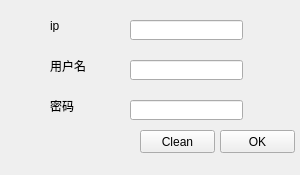
<?xml version="1.0" encoding="UTF-8"?>
<ui version="4.0">
 <class>MainWindow</class>
 <widget class="QMainWindow" name="MainWindow">
  <property name="geometry">
   <rect>
    <x>0</x>
    <y>0</y>
    <width>300</width>
    <height>175</height>
   </rect>
  </property>
  <property name="windowTitle">
   <string>signon</string>
  </property>
  <widget class="QWidget" name="centralwidget">
   <widget class="QLabel" name="label">
    <property name="geometry">
     <rect>
      <x>50</x>
      <y>20</y>
      <width>54</width>
      <height>12</height>
     </rect>
    </property>
    <property name="text">
     <string>ip</string>
    </property>
   </widget>
   <widget class="QLabel" name="label_2">
    <property name="geometry">
     <rect>
      <x>50</x>
      <y>60</y>
      <width>54</width>
      <height>12</height>
     </rect>
    </property>
    <property name="text">
     <string>用户名</string>
    </property>
   </widget>
   <widget class="QLabel" name="label_3">
    <property name="geometry">
     <rect>
      <x>50</x>
      <y>100</y>
      <width>54</width>
      <height>12</height>
     </rect>
    </property>
    <property name="text">
     <string>密码</string>
    </property>
   </widget>
   <widget class="QLineEdit" name="lineEdit">
    <property name="geometry">
     <rect>
      <x>130</x>
      <y>20</y>
      <width>113</width>
      <height>20</height>
     </rect>
    </property>
    <property name="inputMask">
     <string/>
    </property>
   </widget>
   <widget class="QLineEdit" name="lineEdit_2">
    <property name="geometry">
     <rect>
      <x>130</x>
      <y>60</y>
      <width>113</width>
      <height>20</height>
     </rect>
    </property>
   </widget>
   <widget class="QLineEdit" name="lineEdit_3">
    <property name="geometry">
     <rect>
      <x>130</x>
      <y>100</y>
      <width>113</width>
      <height>20</height>
     </rect>
    </property>
    <property name="text">
     <string/>
    </property>
    <property name="echoMode">
     <enum>QLineEdit::Password</enum>
    </property>
   </widget>
   <widget class="QPushButton" name="pushButton">
    <property name="geometry">
     <rect>
      <x>220</x>
      <y>130</y>
      <width>75</width>
      <height>23</height>
     </rect>
    </property>
    <property name="text">
     <string>OK</string>
    </property>
   </widget>
   <widget class="QPushButton" name="pushButton_2">
    <property name="geometry">
     <rect>
      <x>140</x>
      <y>130</y>
      <width>75</width>
      <height>23</height>
     </rect>
    </property>
    <property name="text">
     <string>Clean</string>
    </property>
   </widget>
  </widget>
 </widget>
 <resources/>
 <connections/>
</ui>
